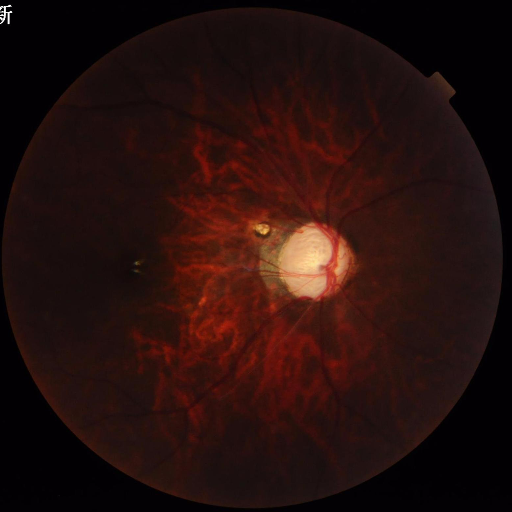
#> input picture dataset/test/images/kaggle_002.png, 512 x 512 px
$ python -i preprocess.py   (imports and definitions only)
#> lines starting #> are read from the running program, lines starting #| are printed output that depends on the picture
### demo_system/app/core/config.py
"""项目名称：基于U-Net的视网膜血管图像分割

作者信息：李国敬

GitHub：liguojing112

创建日期：2026/3/26

许可证：MIT

系统配置模块。

负责加载 .env 并集中管理路径、阈值、上传限制与默认指标配置。"""


import os
from pathlib import Path

BASE_DIR = Path(__file__).resolve().parents[2]


def load_local_env(env_path: Path) -> None:
    if not env_path.exists():
        return
    for line in env_path.read_text(encoding="utf-8").splitlines():
        raw = line.strip()
        if not raw or raw.startswith("#") or "=" not in raw:
            continue
        key, value = raw.split("=", 1)
        os.environ.setdefault(key.strip(), value.strip())


load_local_env(BASE_DIR / ".env")

TEMPLATES_DIR = BASE_DIR / "templates"
UPLOAD_DIR = Path(os.getenv("UPLOAD_DIR", str(BASE_DIR / "uploads")))
# 演示服务优先加载 demo_system/models/ 下的权重（当前为消融实验 loss_bce_dice 最优 best_model.pth）
MODELS_DIR = BASE_DIR / "models"
CHECKPOINT_DIR = BASE_DIR.parent / "checkpoints"

MAX_CONTENT_LENGTH = 80 * 1024 * 1024
MAX_FILES_PER_REQUEST = int(os.getenv("MAX_UPLOADS", "20"))
MODEL_INPUT_SIZE = (512, 512)
PREDICTION_THRESHOLD = float(os.getenv("THRESHOLD", "0.5"))
LOG_LEVEL = os.getenv("LOG_LEVEL", "INFO")
ALLOWED_EXTENSIONS = {".png", ".jpg", ".jpeg", ".tif", ".tiff", ".ppm", ".pgm", ".pbm"}
CHECKPOINT_CANDIDATES = [
    MODELS_DIR / "best_model.pth",
    CHECKPOINT_DIR / "best_model_800.pth",
    CHECKPOINT_DIR / "best_model.pth",
    CHECKPOINT_DIR / "final_model.pth",
]
# 与 experiments/results/loss_bce_dice/metrics.json 一致，作为无 checkpoint 元数据时的兜底展示
DEFAULT_METRICS = {
    "dice": 89.72,
    "sensitivity": 88.14,
    "specificity": 99.48,
}

### demo_system/app/inference/preprocess.py
"""项目名称：基于U-Net的视网膜血管图像分割

作者信息：李国敬

GitHub：liguojing112

创建日期：2026/3/26

许可证：MIT

预处理模块。

负责鲁棒读图、颜色空间统一、增强（CLAHE + Gamma）与模型输入尺寸对齐。"""


from pathlib import Path

import numpy as np
from PIL import Image

from app.core.config import MODEL_INPUT_SIZE
from app.core.errors import ProcessingError


def _import_cv2():
    import cv2

    return cv2


def robust_imread(filepath: str | Path) -> np.ndarray:
    path = str(filepath)

    try:
        cv2 = _import_cv2()
        image = cv2.imread(path, cv2.IMREAD_UNCHANGED)
#> image is the input picture: shape (512, 512, 3); mean B, G, R 13, 15.6, 38
        if image is not None and image.size > 0:
            return image
    except Exception:
        pass

    try:
        pil_img = Image.open(path)
        image = np.array(pil_img)
        if len(image.shape) == 2 and pil_img.mode == "P":
            pil_img = pil_img.convert("RGB")
            image = np.array(pil_img)
        if len(image.shape) == 3 and image.shape[2] == 3:
            cv2 = _import_cv2()
            image = cv2.cvtColor(image, cv2.COLOR_RGB2BGR)
        return image
    except Exception as exc:
        raise ProcessingError(f"无法读取图像: {filepath}") from exc


def preprocess(filepath: str | Path) -> tuple[np.ndarray, np.ndarray]:
    cv2 = _import_cv2()
    image = robust_imread(filepath)
    if image is None:
        raise ProcessingError("图像为空")

    if len(image.shape) == 2:
        image = cv2.cvtColor(image, cv2.COLOR_GRAY2BGR)
    elif image.shape[2] == 4:
        image = cv2.cvtColor(image, cv2.COLOR_RGBA2BGR)

    image_rgb = cv2.cvtColor(image, cv2.COLOR_BGR2RGB)
    green_channel = image_rgb[:, :, 1]
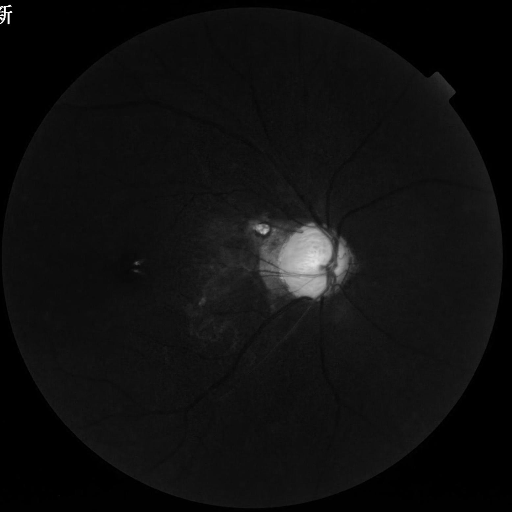
#> green_channel: shape (512, 512); min 0, max 255, mean 15.6

    clahe = cv2.createCLAHE(clipLimit=2.0, tileGridSize=(8, 8))
    enhanced = clahe.apply(green_channel)
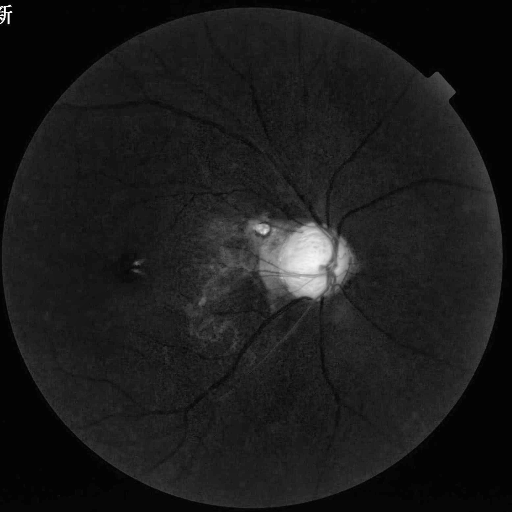
#> enhanced: shape (512, 512); min 3, max 255, mean 27.2

    gamma = 1.2
    inv_gamma = 1.0 / gamma
    table = np.array([((i / 255.0) ** inv_gamma) * 255 for i in range(256)]).astype(np.uint8)
    corrected = cv2.LUT(enhanced, table)

    normalized = corrected.astype(np.float32) / 255.0
    resized = cv2.resize(normalized, MODEL_INPUT_SIZE)
    return resized, image_rgb

>>> result = preprocess('../../../dataset/test/images/kaggle_002.png')

$ run again, on dataset/test/images/kaggle_004.png
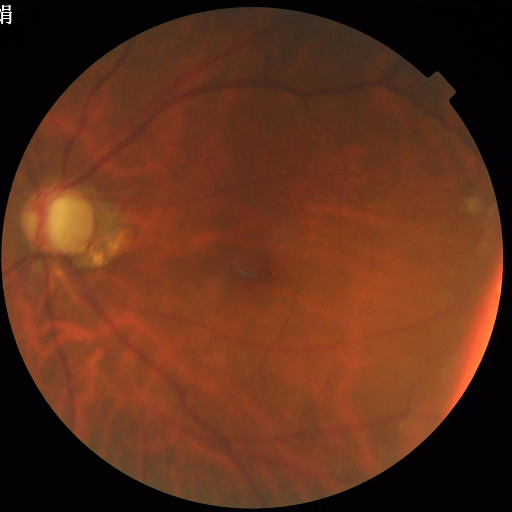
#> input picture dataset/test/images/kaggle_004.png, 512 x 512 px
#> in robust_imread, image is the input picture: shape (512, 512, 3); mean B, G, R 27, 47.8, 94.9
#> in preprocess, `green_channel = image_rgb[:, :, 1]`:
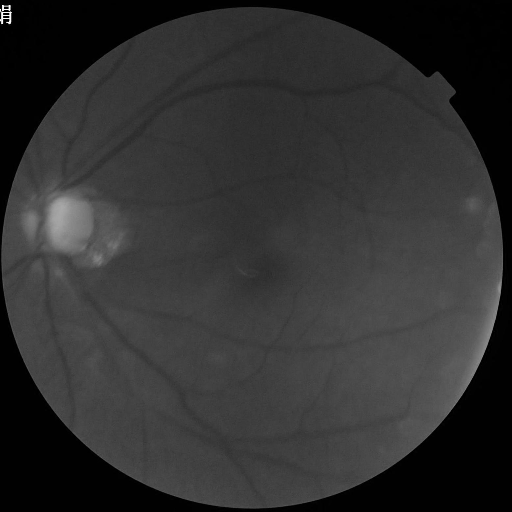
#> green_channel: shape (512, 512); min 0, max 255, mean 47.8
#> in preprocess, `enhanced = clahe.apply(green_channel)`:
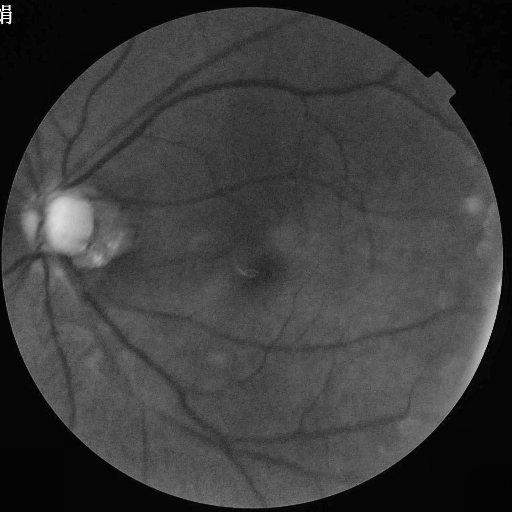
#> enhanced: shape (512, 512); min 1, max 255, mean 59.3

$ run again, on dataset/test/images/kaggle_005.png
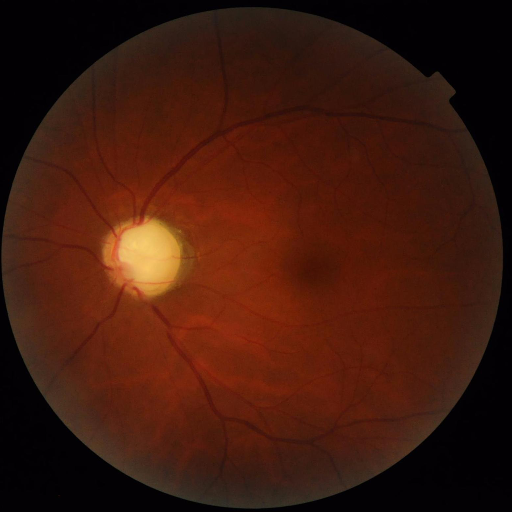
#> input picture dataset/test/images/kaggle_005.png, 512 x 512 px
#> in robust_imread, image is the input picture: shape (512, 512, 3); mean B, G, R 13, 25.8, 64.8
#> in preprocess, `green_channel = image_rgb[:, :, 1]`:
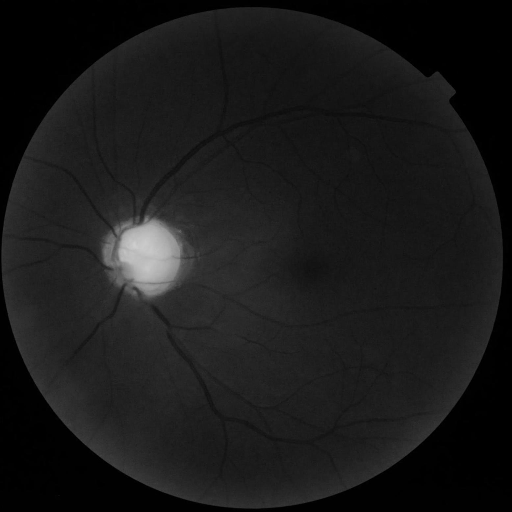
#> green_channel: shape (512, 512); min 0, max 206, mean 25.8
#> in preprocess, `enhanced = clahe.apply(green_channel)`:
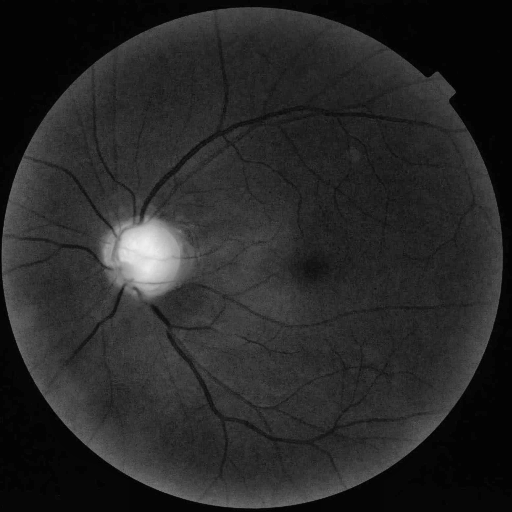
#> enhanced: shape (512, 512); min 1, max 237, mean 39.8
